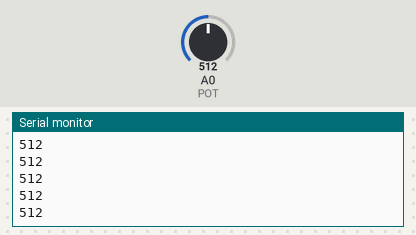
Recording of a sketch running on a simulated Arduino Uno, built with avr-gcc and run on an emulated ATmega328P. On the bench: the last lines printed to the serial monitor. The test bench sets the inputs (shaded band); at power-on: A0 (POT) = 512.

Above: at 1.2 s.
1.3 s: A0 (POT) set to 716
At 2.4 s:
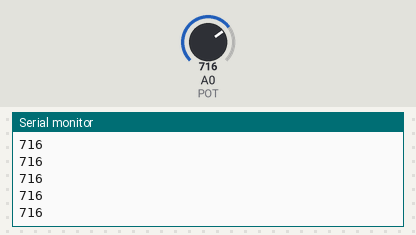
2.8 s: A0 (POT) set to 900
At 3.4 s:
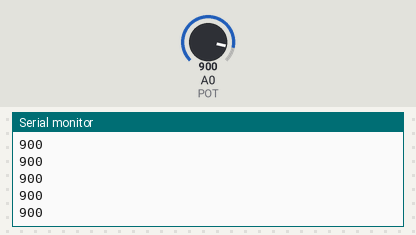
Timing chart, 0 to 5.8 s (numbered marks = the images above; inputs shaded):
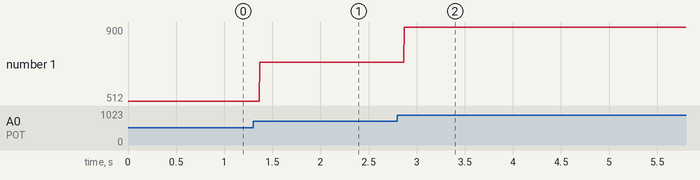

The sketch:

analog_out.ino
```cpp
// set analog input pin
const int POT = 0;

// set pwm output pin
const int LED = 11;

// set variables
int input; //value read from POT
int val; //value of input map to analog range


void setup() {
  // start serial comms
  Serial.begin(9600);
  pinMode(POT,INPUT);

}

void loop() {
  // read analog input from input pin
  input = analogRead(POT);
  Serial.println(input);
}
```

Measured:
- after the input at 1.3 s, the serial monitor: prints a new line after 0.07 s (image 1)
- after the input at 2.8 s, the serial monitor: prints a new line after 0.07 s (image 2)
- plotted number 1: 512 → 716 after the input at 1.3 s, 716 → 900 after the input at 2.8 s
